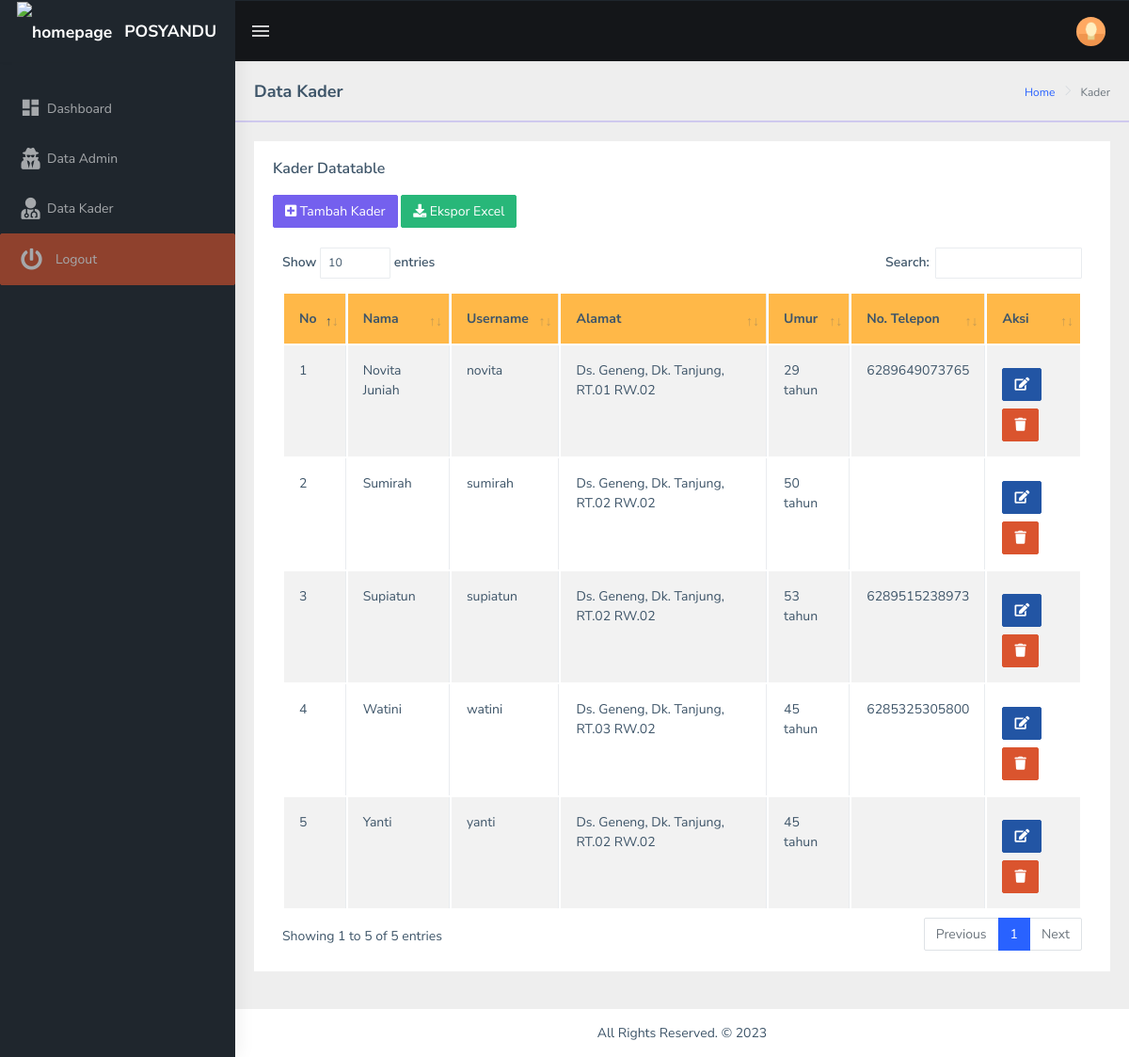
/admin/data-kader.php (signed in), run on the app's committed database.
### tables this page shows
CREATE TABLE `user` (
  `id` int(11) NOT NULL,
  `nama` varchar(250) NOT NULL,
  `username` varchar(250) NOT NULL,
  `password` varchar(250) NOT NULL,
  `alamat` varchar(250) DEFAULT NULL,
  `umur` int(11) DEFAULT NULL,
  `telp` varchar(100) DEFAULT NULL,
  `role` int(11) NOT NULL,
  `created_at` datetime NOT NULL,
  `updated_at` timestamp NOT NULL DEFAULT current_timestamp() ON UPDATE current_timestamp(),
  `deleted_at` datetime DEFAULT NULL
);

### admin/data-kader.php (the view, shortened to what this page needs)
<?php include('template/header.php') ?>
<?php include('template/aside.php') ?>
  <div class="page-breadcrumb">
    <div class="row">
      <div class="col-12 d-flex no-block align-items-center">
        <h4 class="page-title">Data Kader</h4>
        <div class="ms-auto text-end">
          <nav aria-label="breadcrumb">
            <ol class="breadcrumb">
              <li class="breadcrumb-item"><a href="../kader">Home</a></li>
              <li class="breadcrumb-item active" aria-current="page">
                Kader
              </li>
            </ol>
          </nav>
        </div>
      </div>
    </div>
  </div>
  <hr class="border-primary border" style="margin-bottom: 0">
  <div class="container-fluid">
    <div class="card">
      <div class="card-body">
        <h5 class="card-title">Kader Datatable</h5>
        <button class="mt-2 btn btn-primary" data-bs-toggle="modal" data-bs-target="#adddata">
          <i class="fas fa-plus-square"></i> Tambah Kader
        </button>
        <a class="mt-2 btn btn-success text-white" target="__blank" href="../function/export-excel.php?export-kader=1">
          <i class="fas fa-download"></i> Ekspor Excel
        </a><br><br>
        <div class="table-responsive">
          <table id="zero_config" class="table table-striped table-bordered">
            <thead>
              <tr class="bg-warning">
                <th><b>No</b></th>
                <th><b>Nama</b></th>
                <th><b>Username</b></th>
                <th><b>Alamat</b></th>
                <th><b>Umur</b></th>
                <th><b>No. Telepon</b></th>
                <th><b>Aksi</b></th>
              </tr>
            </thead>
            <tbody>
              <?php $no = 1; while($kad = mysqli_fetch_assoc($kader)){ ?>
              <tr>
                <td><?= $no++ ?></td>
                <td><?= $kad['nama'] ?></td>
                <td><?= $kad['username'] ?></td>
                <td><?= $kad['alamat'] ?></td>
                <td><?= $kad['umur'] ?> tahun</td>
                <td><?= $kad['telp'] ?></td>
                <td>
                  <button class="btn mt-2 btn-info" onclick="viewData(<?= $kad['id'] ?>)"><i class="fas fa-edit"></i></button>
                  <button class="btn btn-danger mt-2" onclick="deleteData(<?= $kad['id'] ?>)"><i class="fas fa-trash"></i></button>
                </td>
              </tr>
              <?php } ?>
            </tbody>
          </table>
        </div>
      </div>
    </div>
  </div>
<?php include ('template/script.php'); ?>
<?php include('template/footer.php'); ?>

### admin/template/header.php (shortened to what this page needs)
<?php
  include_once('../config/config.php');
      ?>
      <?php
  $id = $_SESSION['id'];
  $kader = mysqli_query($conn, "SELECT * FROM user WHERE role = 1 ORDER BY nama ASC");
?>
<!DOCTYPE html>
<html dir="ltr" lang="en">
<head>
  <link href="../assets/libs/flot/css/float-chart.css" rel="stylesheet" />
  <link href="../dist/css/style.min.css" rel="stylesheet" />
  <link rel="stylesheet" type="text/css" href="../assets/extra-libs/multicheck/multicheck.css"/>
  <link href="../assets/libs/datatables.net-bs4/css/dataTables.bootstrap4.css" rel="stylesheet"/>
</head>
<body>
  <div id="main-wrapper" data-layout="vertical" data-navbarbg="skin5" data-sidebartype="full" data-sidebar-position="absolute" data-header-position="absolute" data-boxed-layout="full">
    <header class="topbar" data-navbarbg="skin5">
      <nav class="navbar top-navbar navbar-expand-md navbar-dark">
        <div class="navbar-header" data-logobg="skin5">
          <a class="navbar-brand" href="../kader">
            <b class="logo-icon ps-2">
              <img src="../assets/images/favicon.png" alt="homepage" class="light-logo" width="25" />
            </b>
            <span class="logo-text ms-2">
              <b>POSYANDU</b>
            </span>
          </a>
        </div>
        <div class="navbar-collapse collapse" id="navbarSupportedContent" data-navbarbg="skin5">
          <ul class="navbar-nav float-start me-auto">
            <li class="nav-item d-none d-lg-block">
              <a
                class="nav-link sidebartoggler waves-effect waves-light"
                href="javascript:void(0)"
                data-sidebartype="mini-sidebar"
                ><i class="mdi mdi-menu font-24"></i
              ></a>
            </li>
          </ul>
          <ul class="navbar-nav float-end">
            <li class="nav-item dropdown">
              <a class="nav-link dropdown-toggle text-muted waves-effect waves-dark pro-pic" href="#" id="navbarDropdown" role="button" data-bs-toggle="dropdown" aria-expanded="false">
                <img src="../assets/images/users/1.jpg" alt="user" class="rounded-circle" width="31"/>
              </a>
            </li>
          </ul>
        </div>
      </nav>
    </header>

### admin/template/aside.php
<aside class="left-sidebar" data-sidebarbg="skin5">
  <div class="scroll-sidebar">
    <nav class="sidebar-nav">
      <ul id="sidebarnav" class="pt-4">
        <li class="sidebar-item" id="dashboard">
          <a class="sidebar-link waves-effect waves-dark sidebar-link" href="../admin" aria-expanded="false" >
            <i class="mdi mdi-view-dashboard"></i><span class="hide-menu">Dashboard</span>
          </a>
        </li>
        <li class="sidebar-item">
          <a class="sidebar-link waves-effect waves-dark sidebar-link" href="data-admin.php" aria-expanded="false">
            <i class="fas fa-user-secret"></i><span class="hide-menu">Data Admin </span>
          </a>
        </li>
        <li class="sidebar-item">
          <a class="sidebar-link waves-effect waves-dark sidebar-link" href="data-kader.php" aria-expanded="false">
            <i class="fas fa-user-md"></i><span class="hide-menu">Data Kader </span>
          </a>
        </li>
        <li class="sidebar-item">
          <a onclick="logoutData(<?= $id ?>)" style="cursor: pointer;" class="sidebar-link w-100 btn btn-danger d-flex align-items-center text-white">
            <i class="fa fa-power-off font-20 me-2"></i><span class="hide-menu">Logout</span>
          </a>
        </li>
      </ul>
    </nav>
  </div>
</aside>
<div class="page-wrapper">

### admin/template/script.php (shortened to what this page needs)
    <footer class="footer text-center bg-white">
      All Rights Reserved. &copy; 2023
    </footer>
  </div>
</div>

### admin/template/footer.php (shortened to what this page needs)
</body>
</html>

### data on the page
user: nama "Novita Juniah", username "novita", alamat "Ds. Geneng, Dk. Tanjung, RT.01 RW.02", umur "29", telp "6289649073765"
user: nama "Sumirah", username "sumirah", alamat "Ds. Geneng, Dk. Tanjung, RT.02 RW.02", umur "50"
user: nama "Supiatun", username "supiatun", alamat "Ds. Geneng, Dk. Tanjung, RT.02 RW.02", umur "53", telp "6289515238973"
user: nama "Watini", username "watini", alamat "Ds. Geneng, Dk. Tanjung, RT.03 RW.02", umur "45", telp "6285325305800"
user: nama "Yanti", username "yanti", alamat "Ds. Geneng, Dk. Tanjung, RT.02 RW.02", umur "45"
